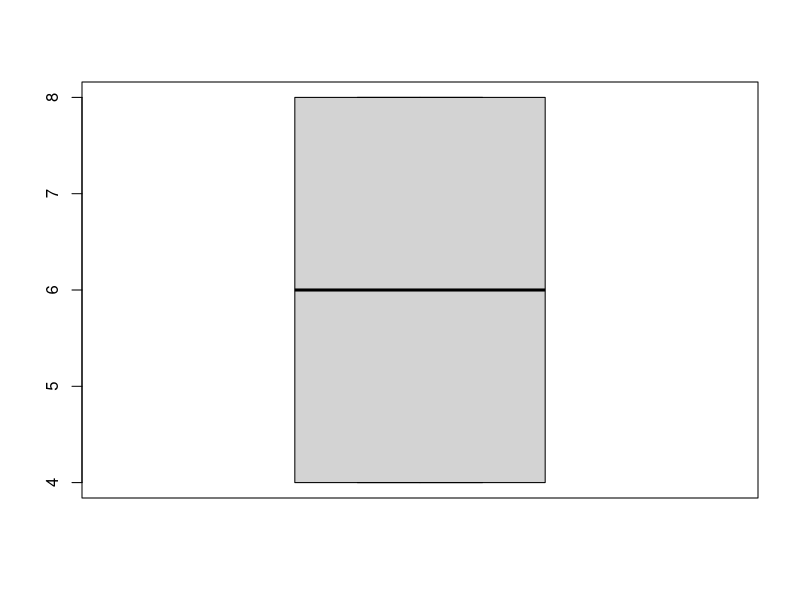

Generate this figure with R:
#Codigo para problema 1
mis_dades <- mtcars
mis_dades
dim(mis_dades)
names(mis_dades)
mis_dades$qsec
x <- mis_dades$qsec
x
sum(x)/length(x)
mean(x)

mis_dades$drat
sort(mis_dades$drat)
median(mis_dades$drat)

quantile(mis_dades$drat,0.25)
quantile(mis_dades$drat,0.75)

quantile(mis_dades$mpg,0.18)

x <- quantile(mis_dades$cyl,0.25)
y <- quantile(mis_dades$cyl,0.75)
sort(mis_dades$cyl)
y-x
IQR(mis_dades$cyl)

boxplot(mis_dades$cyl)

sd(mis_dades$cyl)
var(mis_dades$qsec)
#var otra forma
x <- mis_dades$qsec
(x-mean(x))^2
sum((x-mean(x))^2)/(length(x)-1)
